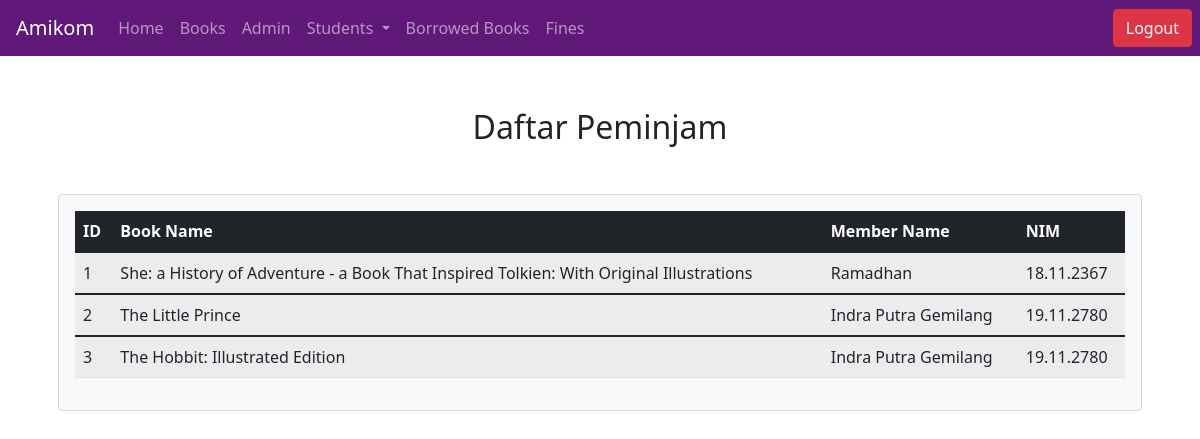
Screenshot of /borrowedbooks.php with the database file from the repository.
### tables this page shows
CREATE TABLE `borrow` (
  `borrowId` int(11) NOT NULL,
  `Nim` varchar(255) NOT NULL,
  `bookId` int(2) NOT NULL,
  `bookName` varchar(255) NOT NULL,
  `borrowDate` date NOT NULL,
  `returnDate` date NOT NULL,
  `borrowStatus` int(2) NOT NULL,
  `fine` varchar(100) NOT NULL
);

CREATE TABLE `students` (
  `nim` varchar(10) NOT NULL,
  `nama` varchar(50) NOT NULL,
  `password` varchar(32) NOT NULL,
  `email` varchar(50) NOT NULL,
  `Jurusan` varchar(30) NOT NULL,
  `jumlahBuku` int(11) NOT NULL,
  `foto` varchar(255) NOT NULL,
  `notelp` varchar(13) NOT NULL
);

### borrowedbooks.php (the view, shortened to what this page needs)
<?php
include 'includes/conn.php';
?>
<!DOCTYPE html>
<html lang="en">
<head>
    <link href="https://cdn.jsdelivr.net/npm/bootstrap@5.1.3/dist/css/bootstrap.min.css" rel="stylesheet">
    <link rel="stylesheet" href="https://cdn.jsdelivr.net/npm/bootstrap-icons@1.5.0/font/bootstrap-icons.css">
</head>
<body>
    <?php include "includes/nav_admin.php"; ?>
    <div class="container">
        <div class="container">
           <div class="container p-1 mt-5">
		<h2 class="mb-5"><center>Daftar Peminjam</center></h2>
        <div class="card card-body bg-light">
			<table class="table table-striped">
		          <thead class="table-dark">
                 <tr>
                    <th>ID</th>
                    <th>Book Name</th>
                    <th>Member Name</th>
                    <th>NIM</th>
                </tr>
            </thead>
            <?php
                $sql = "SELECT * FROM borrow, students WHERE borrow.Nim = students.nim";
                 $query = mysqli_query($conn, $sql);
                 $counter =1;
                        while($row = mysqli_fetch_array($query)){
                        ?>
                                <tbody>
                                <tr>
                                <td><?php echo $counter++; ?></td>
                                <td><?php echo $row['bookName'];?></td>
                                <td><?php echo $row['nama']; ?></td>
                                <td><?php echo $row['Nim']; ?></td>
                                </tr>
                                </tbody>
                            <?php }
                        ?>
             </table>
        </div>
        </div>
</body>
</html>

### rows the page displays
borrow: bookName "She: a History of Adventure - a Book That Inspired Tolkien: With Original Illustrations", Nim.nama "Ramadhan", Nim "18.11.2367"
borrow: bookName "The Little Prince", Nim.nama "Indra Putra Gemilang", Nim "19.11.2780"
borrow: bookName "The Hobbit: Illustrated Edition", Nim.nama "Indra Putra Gemilang", Nim "19.11.2780"
